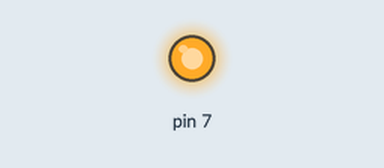
Bench run of a sketch on a simulated Arduino Uno, built with avr-gcc and run on an emulated ATmega328P. Shown: output pins drawn as LEDs (lit = HIGH). What the sketch prints to the serial monitor is not drawn.

Above: at 0.5 s.
At 8.0 s:
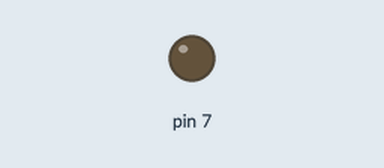
Timing chart, 0 to 14.3 s (numbered marks = the images above):
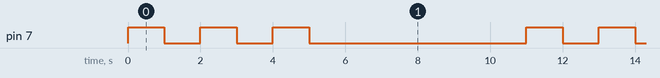

The sketch:

10_16520446_01d.ino
```cpp
#define fl(dtype, var, start, end, step) for (dtype var = start; ((start < end) ? var < end : var > end); var+=step)

void setup()
{
  pinMode(7, OUTPUT);
  Serial.begin(9600);
}

int count = 0;

void loop()
{
  fl (int, counter, 0, 3, 1) {
  		digitalWrite(7, HIGH);
    	delay(1000);
      digitalWrite(7, LOW);
    	delay(1000);
  }
  delay(5000);
  count++;
  Serial.print("hello world ");
  Serial.println(count);
}
```

Measured:
- by itself, pin 7: repeats every 11.0 s: 2 × (LOW 1.0 s, HIGH 1.0 s), LOW 6.0 s, HIGH 1.0 s
- by itself, everything shown: repeats every 11.0 s, in 6 steps
